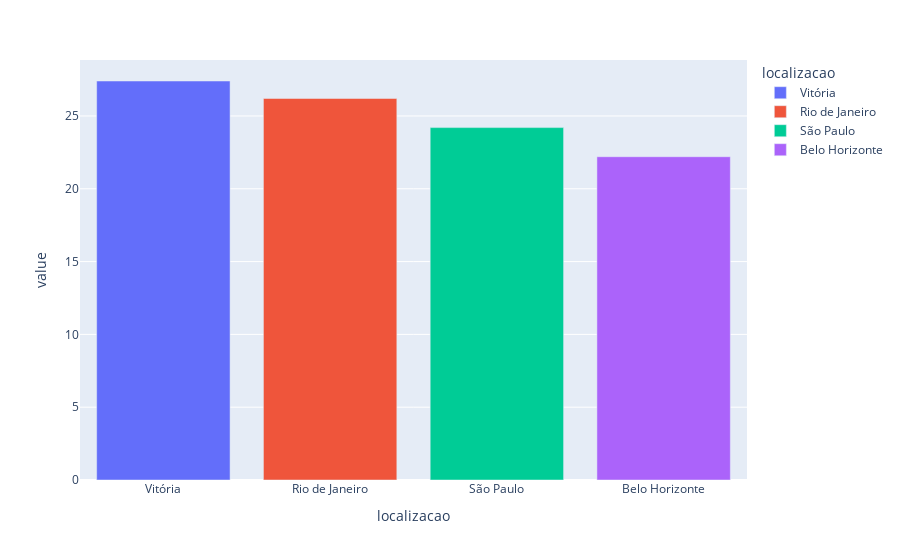

Notebook code for this chart:
### Code cell
# Distribuição da variável Localização - Percentual
percentual_localizacao = df_segmento['localizacao'].value_counts(normalize=True) * 100
px.bar(percentual_localizacao, color=percentual_localizacao.index, category_orders={'localizacao': percentual_localizacao.index})

### Figure 1 — Plotly figure (JSON) as saved in the notebook; plotly's stock layout.template omitted (floating-point values rounded to 4 significant figures)
{"data": [{"hovertemplate": "localizacao=%{x}<br>value=%{y}<extra></extra>", "legendgroup": "Vitória", "marker": {"color": "#636efa", "pattern": {"shape": ""}}, "name": "Vitória", "orientation": "v", "showlegend": true, "textposition": "auto", "type": "bar", "x": ["Vitória"], "xaxis": "x", "y": [27.4], "yaxis": "y"}, {"hovertemplate": "localizacao=%{x}<br>value=%{y}<extra></extra>", "legendgroup": "Rio de Janeiro", "marker": {"color": "#EF553B", "pattern": {"shape": ""}}, "name": "Rio de Janeiro", "orientation": "v", "showlegend": true, "textposition": "auto", "type": "bar", "x": ["Rio de Janeiro"], "xaxis": "x", "y": [26.2], "yaxis": "y"}, {"hovertemplate": "localizacao=%{x}<br>value=%{y}<extra></extra>", "legendgroup": "São Paulo", "marker": {"color": "#00cc96", "pattern": {"shape": ""}}, "name": "São Paulo", "orientation": "v", "showlegend": true, "textposition": "auto", "type": "bar", "x": ["São Paulo"], "xaxis": "x", "y": [24.2], "yaxis": "y"}, {"hovertemplate": "localizacao=%{x}<br>value=%{y}<extra></extra>", "legendgroup": "Belo Horizonte", "marker": {"color": "#ab63fa", "pattern": {"shape": ""}}, "name": "Belo Horizonte", "orientation": "v", "showlegend": true, "textposition": "auto", "type": "bar", "x": ["Belo Horizonte"], "xaxis": "x", "y": [22.2], "yaxis": "y"}], "layout": {"barmode": "relative", "legend": {"title": {"text": "localizacao"}, "tracegroupgap": 0}, "margin": {"t": 60}, "xaxis": {"anchor": "y", "categoryarray": ["Vitória", "Rio de Janeiro", "São Paulo", "Belo Horizonte"], "categoryorder": "array", "domain": [0, 1], "title": {"text": "localizacao"}}, "yaxis": {"anchor": "x", "domain": [0, 1], "title": {"text": "value"}}}}
